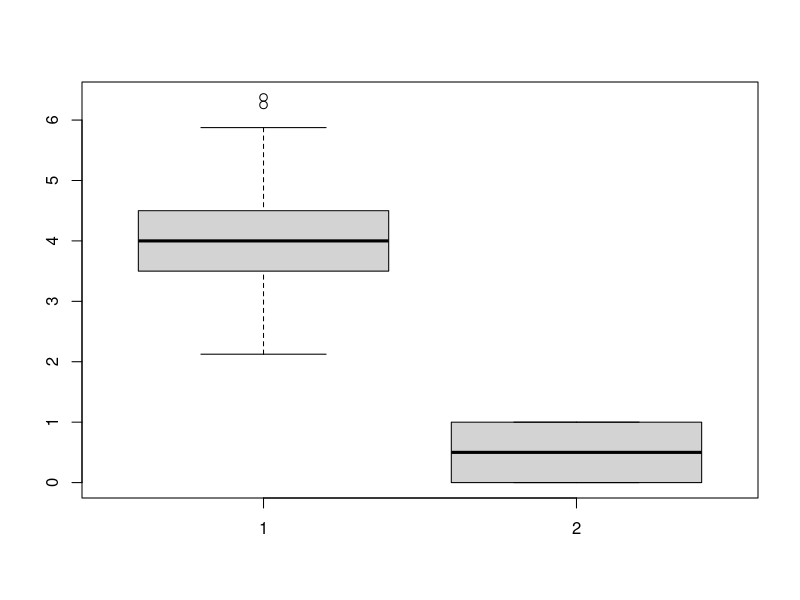
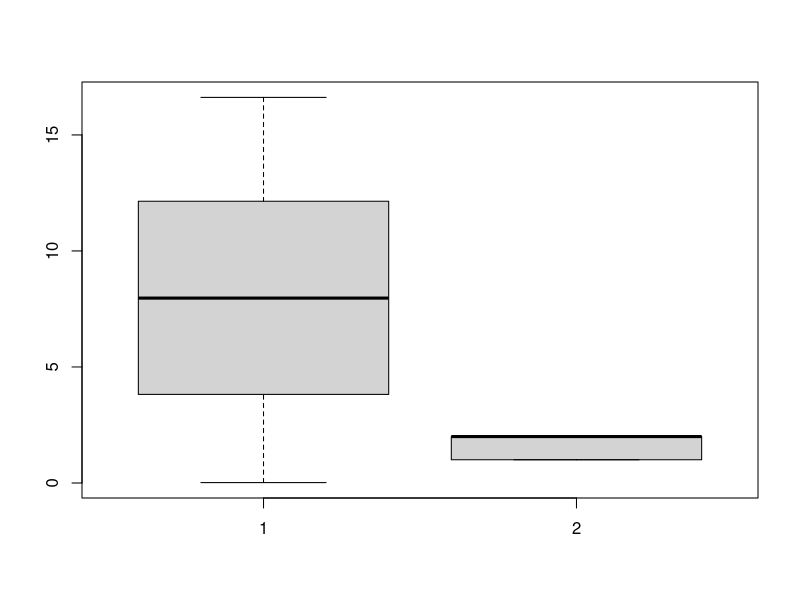

Here is the R script that generated these plots, in order:
## ---- chunk 1
library(magrittr)
library(tidyverse)
## ---- chunk 2
# exp <- read.csv("C:/Users/cbwin/Dropbox (Character Lab)/Resources for learning R/R Workshop 2/experiment.csv", header = TRUE)
# exp <- read.csv("~/Dropbox (Character Lab)/Resources for learning R/R Workshop 2/experiment.csv", header = TRUE)

exp <- read.csv("experiment.csv", header = TRUE)

View(exp)

## ---- chunk 3

exp %<>% mutate(
  
  gender = factor(female, levels = c(0, 1), labels = c("Male", "Female")),
  con = con - 1,
  permin = persec/60
)

exp %<>% select(-c("X"))

## ---- chunk 4

exp %<>% mutate(
  
  se3_r = 8 - se3,
  se5_r = 8 - se5,
  se7_r = 8 - se7
  
)
## ---- chunk 5
## The code for our new function (no need--at this point--to understand this code completely).You can copy and paste this code whenever you need it. I still use copied and pasted functions found online years ago!
gen_comp <- function(data, comp, vector){
   comp <- enquo(comp)
   data %>% 
       rowwise() %>% 
       mutate(!!quo_name(comp) := mean(c(!!!vector), na.rm = TRUE)) %>% 
       ungroup()
}

## Step 1
vector_se <- quos(se1, se2, se3_r, se4, se5_r, se6, se7_r, se8)

## Step 2
exp %<>% gen_comp(comp = secomp, vector = vector_se)
## ---- chunk 6

var.center <- function(x) {
    scale(x, scale = FALSE)
}

exp %<>% mutate(
  
  secat = case_when(secomp > median(secomp) ~ "High",
                    secomp <= median(secomp) ~ "Low"),
  secat_f = factor(secat),
  secomp_c = var.center(secomp),
  secomp_c_abs = abs(secomp_c)
)

## ---- chunk 7
exp_se <- exp %>% select(id, starts_with("se"))
## ---- chunk 8
exp_fem <- exp %>% filter(gender=="Female")
## ---- chunk 9
exp %>% group_by(con) %>% summarise(max_abs = max(secomp_c_abs))
## ---- chunk 10
exp %>% group_by(con, gender) %>% summarise(mean_time = mean(permin, na.rm = TRUE))
## ---- chunk 11
exp %>%
  select(gender,se1:se8) %>% 
  gather(item,response,-gender) %>% 
  group_by(gender,item) %>% 
  summarise(item_mean = mean(response),item_sd = sd(response))



#If you want the recoded items
exp %>% 
  select(gender,se1,se2,se3_r,se4,se5_r,se6,se7_r,se8) %>% 
  gather(item,response,-gender) %>% group_by(gender,item) %>% 
  summarise(item_mean = mean(response),item_sd = sd(response))

## ---- chunk 12
exp %$% boxplot(secomp, con)
exp %$% boxplot(permin, secat_f)

